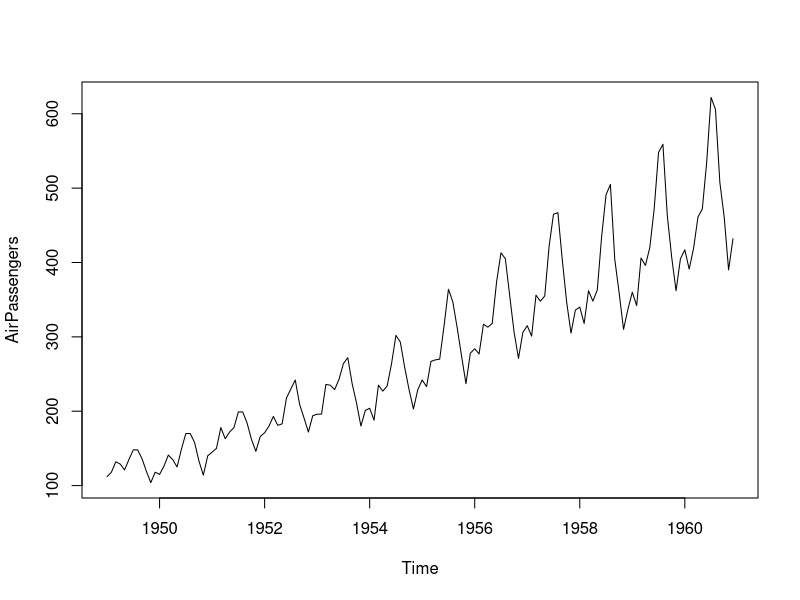
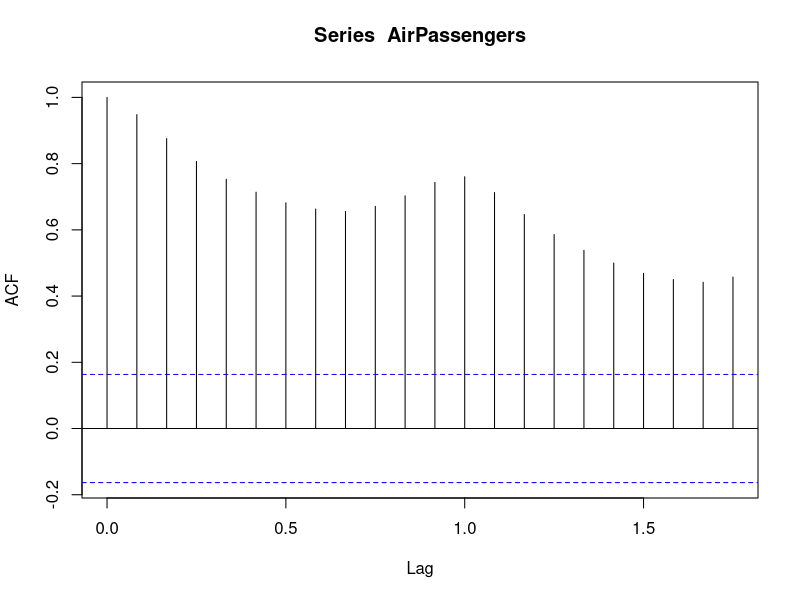
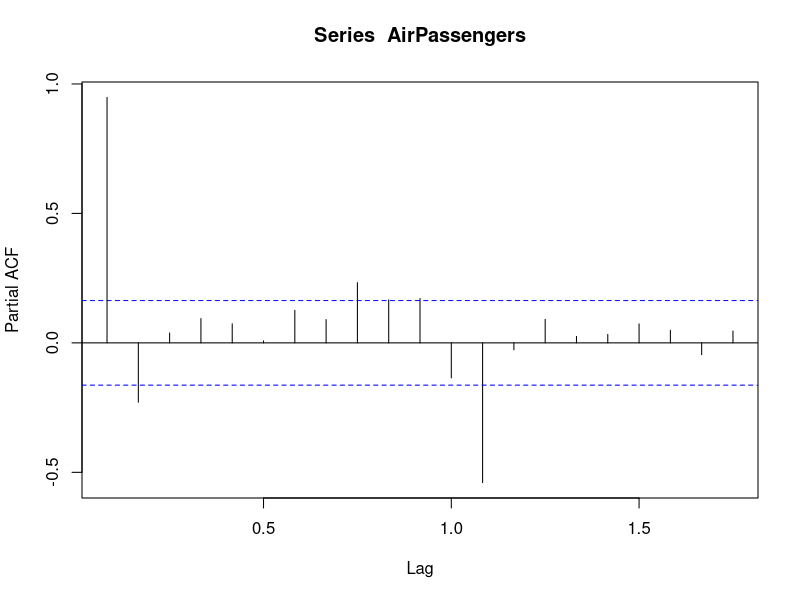
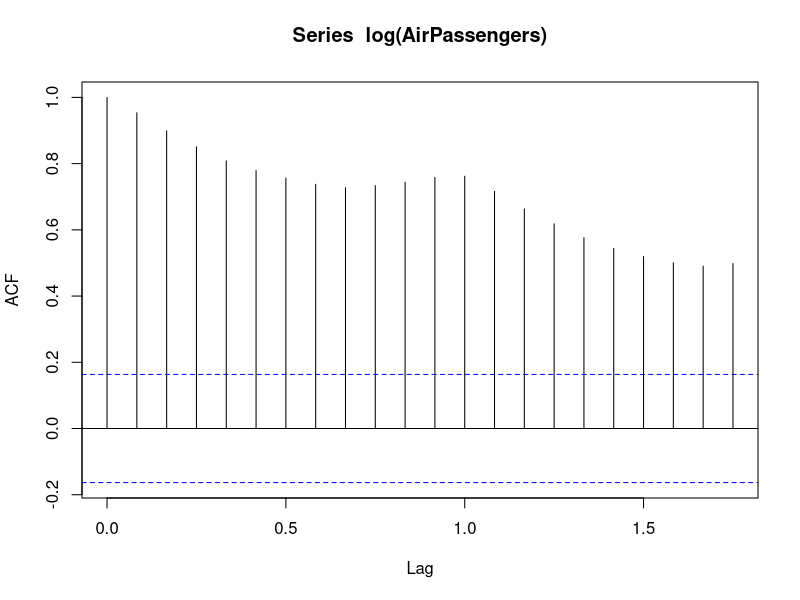
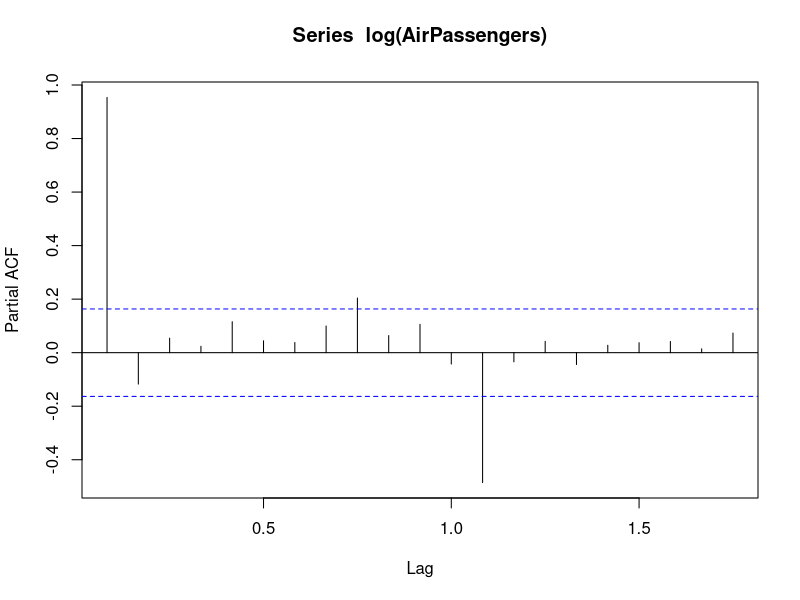
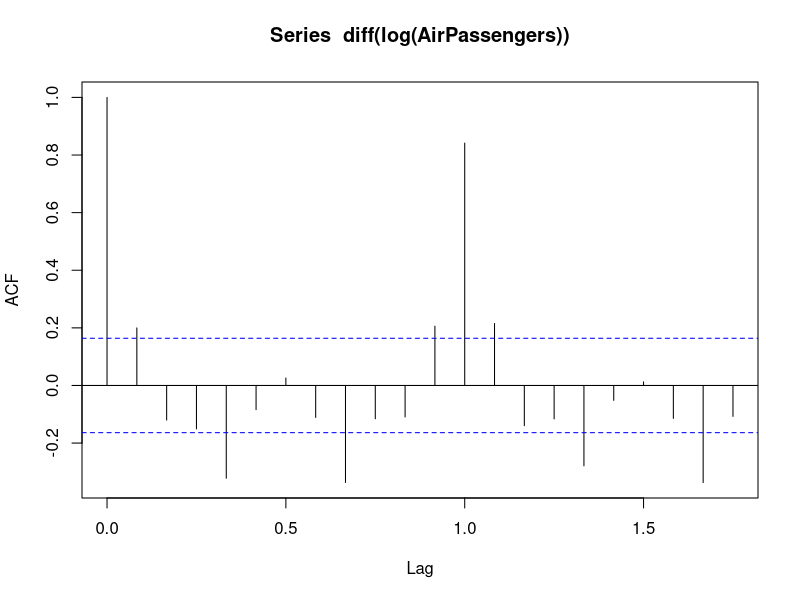
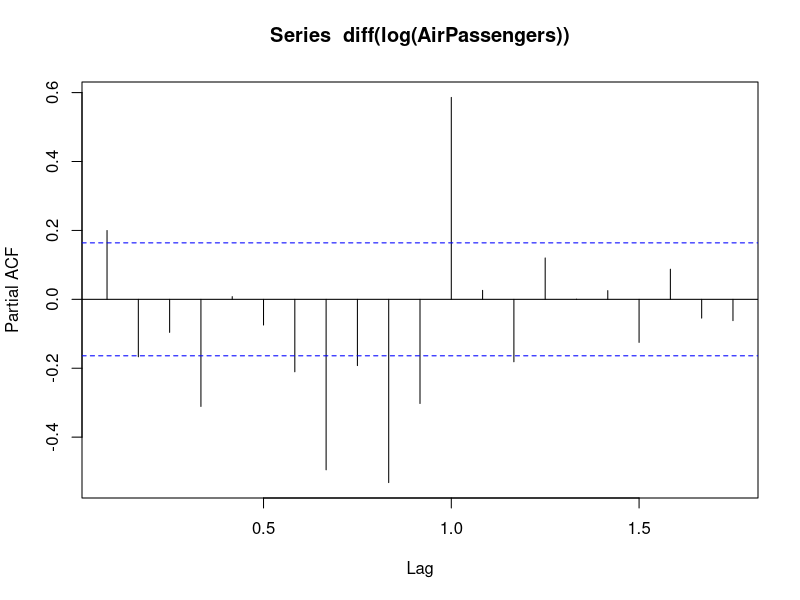
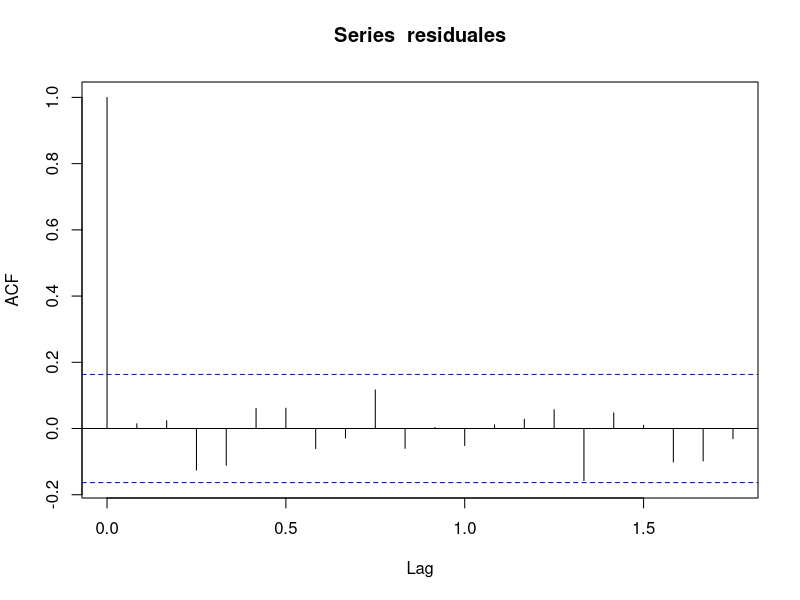

Write the R code that produced these figures, in order.
library(urca)
library(forecast)
library(tseries)
library(lmtest)

######Ajuste Serie datos AirPassengers  

data(AirPassengers)
plot(AirPassengers,type="l")
acf(AirPassengers)
pacf(AirPassengers)

##Test Dickey Fuller
adf.test(log(AirPassengers), k=12)
summary(ur.df(log(AirPassengers),selectlags="AIC", lags=12))

adf.test(diff(log(AirPassengers)))

##Autocorrelacion muestral y parcial
acf(log(AirPassengers))
pacf(log(AirPassengers))

acf(diff(log(AirPassengers)))
pacf(diff(log(AirPassengers)))

##Ajuste del modelo

#Modelo MA(1) estacional
modelo <- Arima(AirPassengers, c(0, 1, 1),seasonal = list(order = c(0, 1, 1), period = 12), lambda = 0)
coeftest(modelo)

## An?lisis de residuales
residuales <- modelo$residuals
acf(residuales)
pacf(residuales)
#Test de normalidad
jarque.bera.test(residuales)
#Test de autocorrelaci?n
Box.test(residuales, lag = (length(residuales)/4), type = "Ljung-Box", fitdf = 2)


###Estad?ticas CUSUM
res=residuales
cum=cumsum(res)/sd(res)
N=length(res)
cumq=cumsum(res^2)/sum(res^2)
Af=0.948 ###Cuantil del 95% para la estad????stica cusum
co=0.14422####Valor del cuantil aproximado para cusumsq para n/2=200
LS=Af*sqrt(N)+2*Af*c(1:length(res))/sqrt(N)
LI=-LS
LQS=co+(1:length(res))/N
LQI=-co+(1:length(res))/N
plot(cum,type="l",ylim=c(min(LI),max(LS)),xlab="t",ylab="",main="CUSUM")
lines(LS,type="S",col="red")
lines(LI,type="S",col="red")
#CUSUM Square
plot(cumq,type="l",xlab="t",ylab="",main="CUSUMSQ")                      
lines(LQS,type="S",col="red")                                                                           
lines(LQI,type="S",col="red")

##Pron?sticos
Pronosticos=forecast(modelo,h=12,level=0.95)
plot(Pronosticos)
